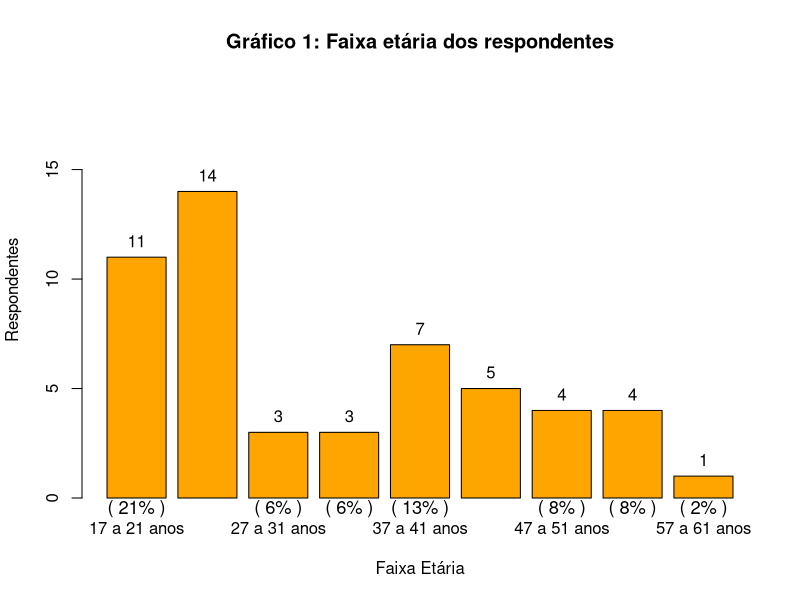
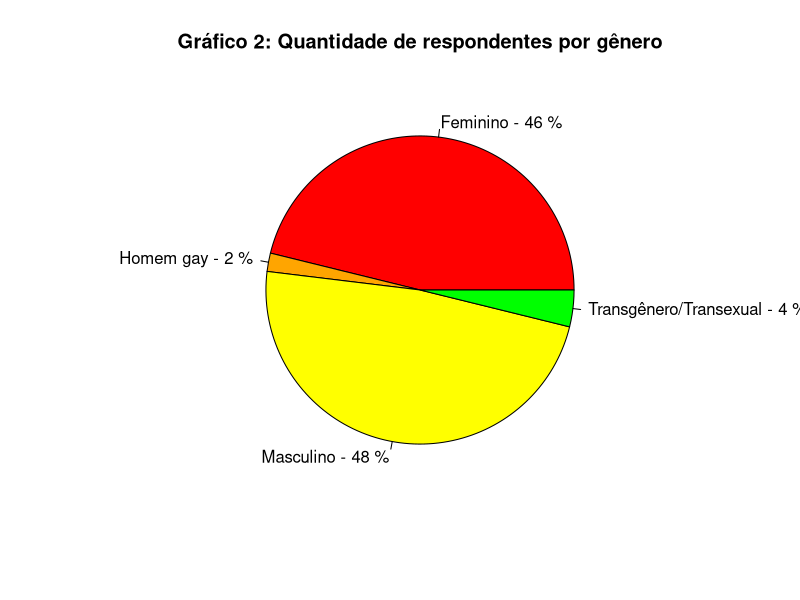
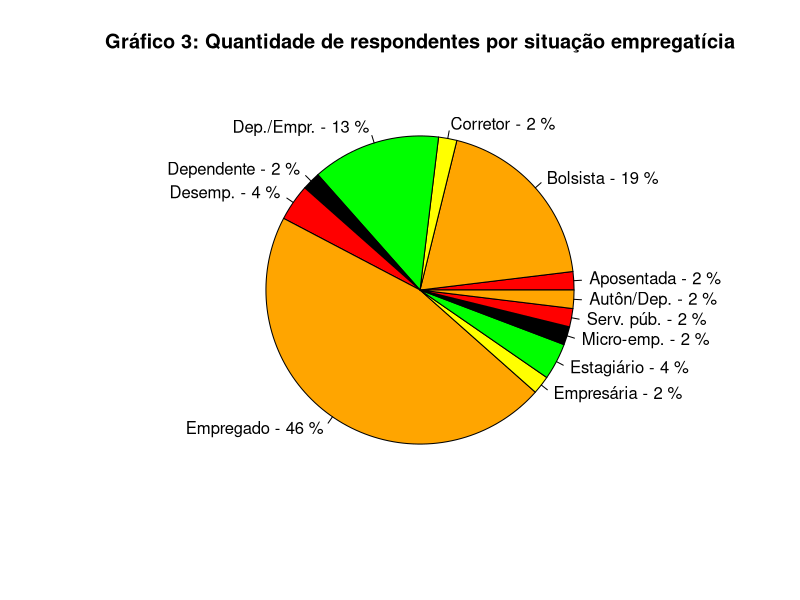
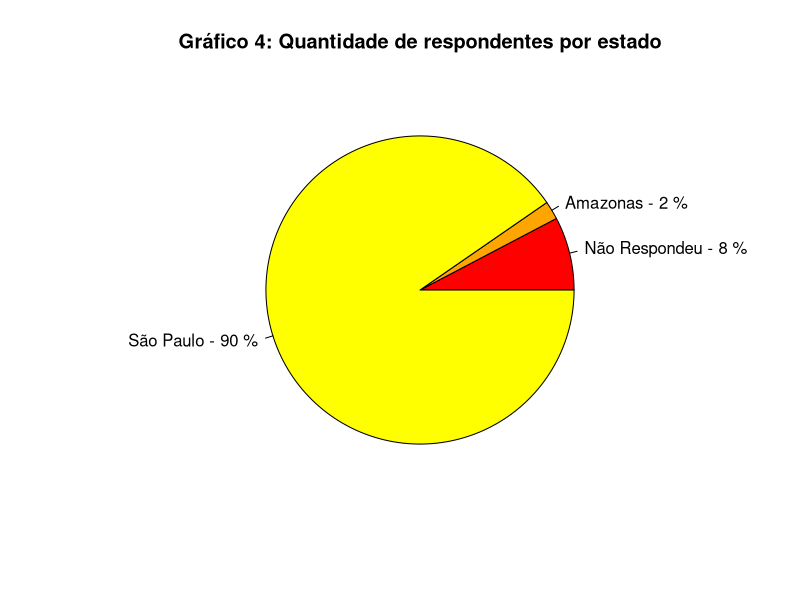
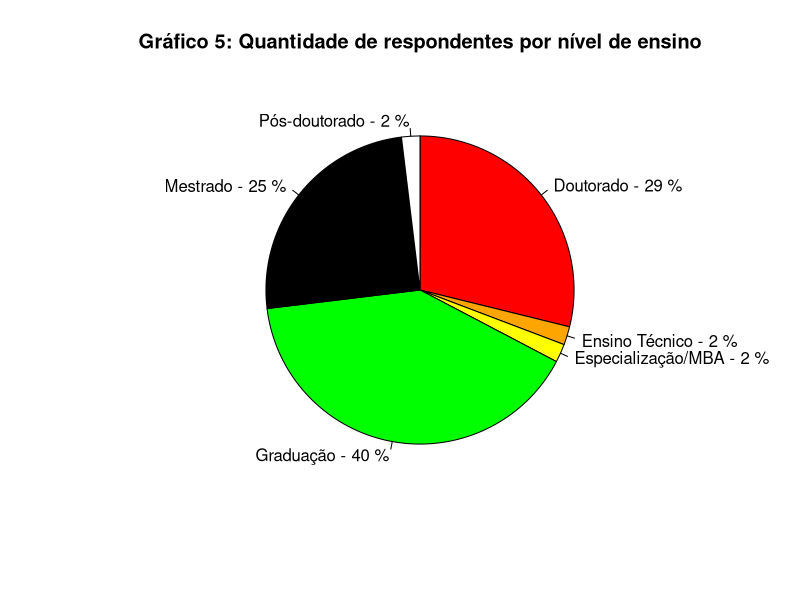

These figures' R source, in order:
## ---- chunk 1
knitr::opts_chunk$set(echo = TRUE)
## ---- chunk 2
knitr::opts_chunk$set(echo = TRUE)
# - ETAPA INICIAL
#--- Importação e preparação dos dados

# Lendo o arquivo em .csv
dbf.csv <-read.csv("../dados/COVID19IES.csv", header = TRUE, sep = ";", quote = "\"", dec = ".")
## ---- chunk 3
## Gráfico 1 Faixa Etária dos respondentes
# Versão 2, utilizando a definição divisão das faixas etárias:
# 17 - 21
# 22 - 26
# 27 - 31
# 32 - 36
# 37 - 41
# 42 - 46 
# 47 - 51 
# 52 - 56
# 57 - 61

idade_concat <- data.frame(idade=dbf.csv$idade, faixa_etaria="")

for (k in 1:nrow(idade_concat)) {
  if(idade_concat$idade[k] <= 21) idade_concat$faixa_etaria[k] <- "17 a 21 anos"
  if(idade_concat$idade[k] >= 22 & idade_concat$idade[k] <= 26) idade_concat$faixa_etaria[k] <- "22 a 26 anos"
  if(idade_concat$idade[k] >= 27 & idade_concat$idade[k] <= 31) idade_concat$faixa_etaria[k] <- "27 a 31 anos"
  if(idade_concat$idade[k] >= 32 & idade_concat$idade[k] <= 36) idade_concat$faixa_etaria[k] <- "32 a 36 anos"
  if(idade_concat$idade[k] >= 37 & idade_concat$idade[k] <= 41) idade_concat$faixa_etaria[k] <- "37 a 41 anos"
  if(idade_concat$idade[k] >= 42 & idade_concat$idade[k] <= 46) idade_concat$faixa_etaria[k] <- "42 a 46 anos" 
  if(idade_concat$idade[k] >= 47 & idade_concat$idade[k] <= 51) idade_concat$faixa_etaria[k] <- "47 a 51 anos" 
  if(idade_concat$idade[k] >= 52 & idade_concat$idade[k] <= 56) idade_concat$faixa_etaria[k] <- "52 a 56 anos"
  if(idade_concat$idade[k] >= 57 & idade_concat$idade[k] <= 61) idade_concat$faixa_etaria[k] <- "57 a 61 anos"
  if(idade_concat$idade[k] > 61) idade_concat$faixa_etaria[k] <- "acima de 61 anos"
}

casos_idade_concat <- table(idade_concat$faixa_etaria)

#Cálculo da porcentagem das faixas etárias
pct_idade3 <- paste0(round(unname(casos_idade_concat) / sum(unname(casos_idade_concat)) * 100,0), "%")

# Gráfico do tipo barra das faixas etárias
graph.idade_concat <- barplot(casos_idade_concat, 
                               main = "Gráfico 1: Faixa etária dos respondentes",
                               xlab = "Faixa Etária", 
                               ylab = "Respondentes",
                               col = "orange",
                               horiz = F,
                               ylim = c(0,max(casos_idade_concat) + 5))
text(x = graph.idade_concat, y = casos_idade_concat, label = unname(casos_idade_concat), cex=1, pos=3)
axis(1, at=graph.idade_concat, labels=paste("(", pct_idade3, ")"), tick=F, las=1, line=-1.0, cex.axis= 1.1)

# Dados para o Gráfico 2
casos_genero <- table(dbf.csv$genero)
pct_genero <- paste(round(unname(casos_genero) / sum(unname(casos_genero)) * 100), "%")

## ---- chunk 4

#Gráfico 2: Quantidade de respondentes por sexo
# Gráfico tipo "pizza"
pie(casos_genero,
    edges = 200, radius = 0.8,
    clockwise = F,
    density = NULL, angle = 90, col = c("red", "orange", "yellow", "green"),
    labels = paste(names(casos_genero), "-", pct_genero),
    main = "Gráfico 2: Quantidade de respondentes por gênero")

## ---- chunk 5
# Dados do Gráfico 3
casos_emprego <- table(dbf.csv$situacao_empregaticia)
# casos_emprego

# Rótulos muito grandes  em grande quantidade. Dificuldade para exibir nos gráficos
# Redução proposital dos textos
names(casos_emprego) <- c("Aposentada", "Bolsista","Corretor", "Dep./Empr.", "Dependente",
                          "Desemp.","Empregado","Empresária","Estagiário","Micro-emp.",
                          "Serv. púb.", "Autôn/Dep.")
#casos_emprego

pct_emprego <- paste(round(unname(casos_emprego) / sum(unname(casos_emprego)) * 100), "%")
#pct_emprego

#Gráfico 3: Quantidade de respondentes por situação empregatícia
# Gráfico tipo "pizza"
pie(casos_emprego,
    edges = 200, radius = 0.8,
    clockwise = F,
    density = NULL, angle = 90, col = c("red", "orange", "yellow", "green", "black"),
    labels = paste(names(casos_emprego), "-", pct_emprego),
    main = "Gráfico 3: Quantidade de respondentes por situação empregatícia")


## ---- chunk 6
# Dados do Gráfico 4
casos_estado <- table(dbf.csv$estado_reside, exclude = NULL)
#casos_estado
#  AM   SP <NA> 
#   1   47    4

pct_estado <- paste(round(unname(casos_estado) / sum(unname(casos_estado)) * 100), "%")
#pct_estado  
#[1] "2 %"  "90 %" "8 %"

names(pct_estado) <-c("Não Respondeu", "Amazonas", "São Paulo")

#Gráfico 4: Quantidade de respondentes por estado
# Gráfico tipo "pizza"
pie(casos_estado,
    edges = 200, radius = 0.8,
    clockwise = F,
    density = NULL, angle = 90, col = c("red", "orange", "yellow", "green", "black"),
    labels = paste(names(pct_estado), "-", pct_estado),
    main = "Gráfico 4: Quantidade de respondentes por estado")
## ---- chunk 7

# Dados do Gráfico 5
casos_ensino<- table(dbf.csv$nivel_ensino, exclude = NULL)
# Doutorado     Ensino Técnico Especialização/MBA          Graduação           Mestrado      Pós-doutorado 
#        15                  1                  1                 21                 13                  1 

pct_ensino <- paste(round(unname(casos_ensino) / sum(unname(casos_ensino)) * 100), "%")
#[1] "29 %" "2 %"  "2 %"  "40 %" "25 %" "2 %" 

#Gráfico 5: Quantidade de respondentes nível de ensino
# Gráfico tipo "pizza"
pie(casos_ensino,
    edges = 200, radius = 0.8,
    clockwise = T,
    density = NULL, angle = 90, col = c("red", "orange", "yellow", "green", "black", "white"),
    labels = paste(names(casos_ensino), "-", pct_ensino),
    main = "Gráfico 5: Quantidade de respondentes por nível de ensino")
